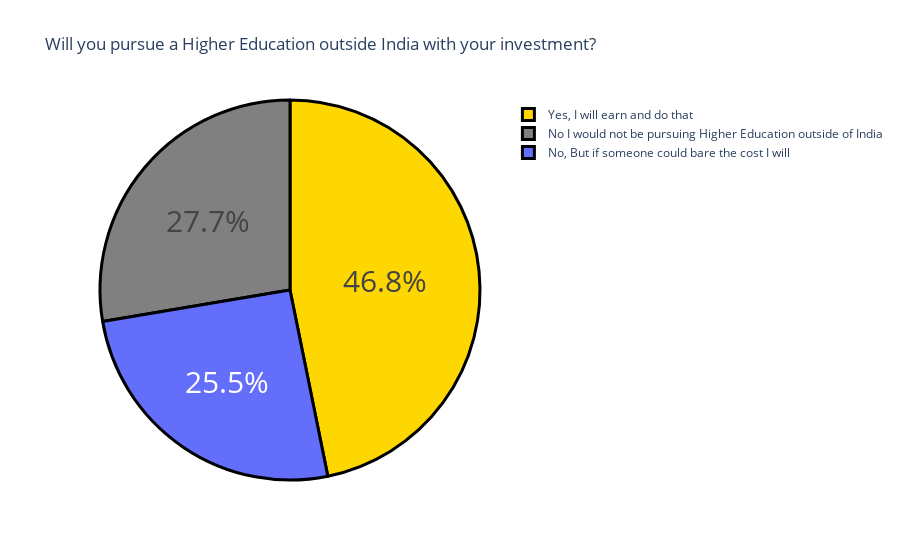

The code cell stored with this chart in its notebook:
### Code cell
question2 = "Would you definitely pursue a Higher Education / Post Graduation outside of India ? If only you have to self sponsor it."
question2 = data[question2].value_counts()
label = question2.index
counts = question2.values
colors = ['gold','grey']
fig = go.Figure(data=[go.Pie(labels=label, values=counts)])
fig.update_layout(title_text='Will you pursue a Higher Education outside India with your investment?')
fig.update_traces(hoverinfo='label+value', textinfo='percent', textfont_size=30,
                  marker=dict(colors=colors, line=dict(color='black', width=3)))
fig.show()

### Figure 1 — Plotly figure (JSON) as saved in the notebook; plotly's stock layout.template omitted (floating-point values rounded to 4 significant figures)
{"data": [{"hoverinfo": "label+value", "labels": ["Yes, I will earn and do that", "No I would not be pursuing Higher Education outside of India", "No, But if someone could bare the cost I will"], "marker": {"colors": ["gold", "grey"], "line": {"color": "black", "width": 3}}, "textfont": {"size": 30}, "textinfo": "percent", "type": "pie", "values": [110, 65, 60]}], "layout": {"title": {"text": "Will you pursue a Higher Education outside India with your investment?"}}}
